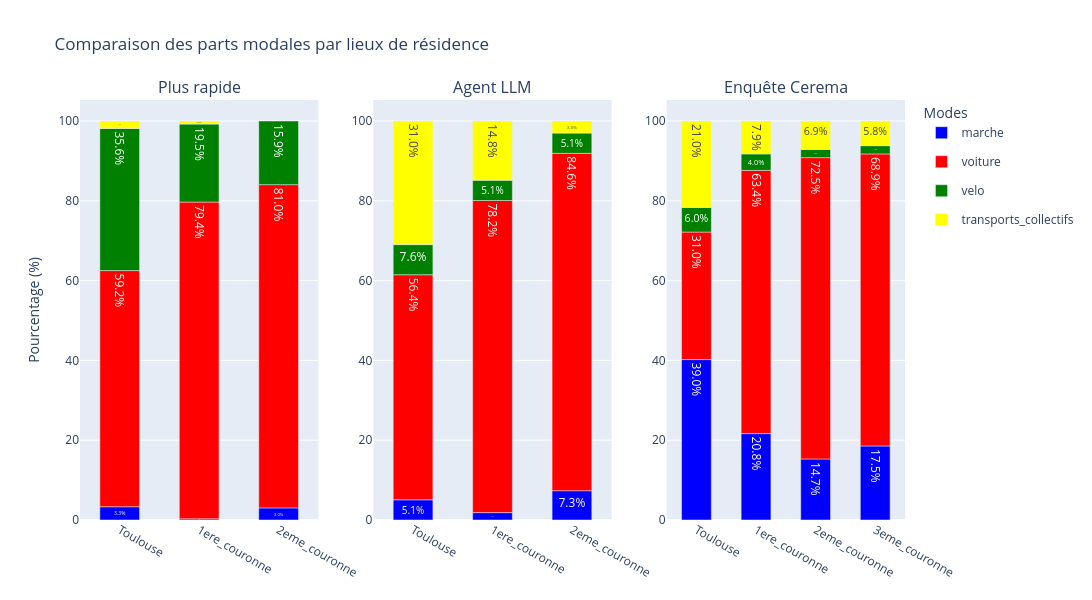

Notebook source saved alongside this figure:
### Code cell
bar_graph(moves, cerema["parts_modales_2023"]["lieu_residence"], "Comparaison des parts modales par lieux de résidence", x_name="Lieu de résidence")

### Figure 1 — Plotly figure (JSON) as saved in the notebook; plotly's stock layout.template omitted (floating-point values rounded to 4 significant figures)
{"data": [{"legendgroup": "marche", "marker": {"color": "blue"}, "name": "marche", "showlegend": true, "text": ["3.3264033264033266", "0.29296875", "3.0379746835443036"], "textposition": "inside", "texttemplate": "%{text:.1f}%", "type": "bar", "x": ["Toulouse", "1ere_couronne", "2eme_couronne"], "xaxis": "x", "y": [48, 3, 12], "yaxis": "y"}, {"legendgroup": "voiture", "marker": {"color": "red"}, "name": "voiture", "showlegend": true, "text": ["59.18225918225918", "79.39453125", "81.0126582278481"], "textposition": "inside", "texttemplate": "%{text:.1f}%", "type": "bar", "x": ["Toulouse", "1ere_couronne", "2eme_couronne"], "xaxis": "x", "y": [854, 813, 320], "yaxis": "y"}, {"legendgroup": "velo", "marker": {"color": "green"}, "name": "velo", "showlegend": true, "text": ["35.62023562023562", "19.53125", "15.949367088607595"], "textposition": "inside", "texttemplate": "%{text:.1f}%", "type": "bar", "x": ["Toulouse", "1ere_couronne", "2eme_couronne"], "xaxis": "x", "y": [514, 200, 63], "yaxis": "y"}, {"legendgroup": "transports_collectifs", "marker": {"color": "yellow"}, "name": "transports_collectifs", "showlegend": true, "text": ["1.8711018711018712", "0.78125"], "textposition": "inside", "texttemplate": "%{text:.1f}%", "type": "bar", "x": ["Toulouse", "1ere_couronne"], "xaxis": "x", "y": [27, 8], "yaxis": "y"}, {"legendgroup": "marche", "marker": {"color": "blue"}, "name": "marche", "showlegend": false, "text": ["5.058905058905059", "1.85546875", "7.341772151898734"], "textposition": "inside", "texttemplate": "%{text:.1f}%", "type": "bar", "x": ["Toulouse", "1ere_couronne", "2eme_couronne"], "xaxis": "x2", "y": [73, 19, 29], "yaxis": "y2"}, {"legendgroup": "voiture", "marker": {"color": "red"}, "name": "voiture", "showlegend": false, "text": ["56.41025641025641", "78.22265625", "84.55696202531645"], "textposition": "inside", "texttemplate": "%{text:.1f}%", "type": "bar", "x": ["Toulouse", "1ere_couronne", "2eme_couronne"], "xaxis": "x2", "y": [814, 801, 334], "yaxis": "y2"}, {"legendgroup": "velo", "marker": {"color": "green"}, "name": "velo", "showlegend": false, "text": ["7.553707553707553", "5.078125", "5.063291139240507"], "textposition": "inside", "texttemplate": "%{text:.1f}%", "type": "bar", "x": ["Toulouse", "1ere_couronne", "2eme_couronne"], "xaxis": "x2", "y": [109, 52, 20], "yaxis": "y2"}, {"legendgroup": "transports_collectifs", "marker": {"color": "yellow"}, "name": "transports_collectifs", "showlegend": false, "text": ["30.97713097713098", "14.84375", "3.0379746835443036"], "textposition": "inside", "texttemplate": "%{text:.1f}%", "type": "bar", "x": ["Toulouse", "1ere_couronne", "2eme_couronne"], "xaxis": "x2", "y": [447, 152, 12], "yaxis": "y2"}, {"legendgroup": "marche", "marker": {"color": "blue"}, "name": "marche", "showlegend": false, "text": ["39.0", "20.792079207920793", "14.705882352941178", "17.475728155339805"], "textposition": "inside", "texttemplate": "%{text:.1f}%", "type": "bar", "x": ["Toulouse", "1ere_couronne", "2eme_couronne", "3eme_couronne"], "xaxis": "x3", "y": [39, 21, 15, 18], "yaxis": "y3"}, {"legendgroup": "voiture", "marker": {"color": "red"}, "name": "voiture", "showlegend": false, "text": ["31.0", "63.366336633663366", "72.54901960784314", "68.93203883495146"], "textposition": "inside", "texttemplate": "%{text:.1f}%", "type": "bar", "x": ["Toulouse", "1ere_couronne", "2eme_couronne", "3eme_couronne"], "xaxis": "x3", "y": [31, 64, 74, 71], "yaxis": "y3"}, {"legendgroup": "velo", "marker": {"color": "green"}, "name": "velo", "showlegend": false, "text": ["6.0", "3.9603960396039604", "1.9607843137254901", "1.9417475728155338"], "textposition": "inside", "texttemplate": "%{text:.1f}%", "type": "bar", "x": ["Toulouse", "1ere_couronne", "2eme_couronne", "3eme_couronne"], "xaxis": "x3", "y": [6, 4, 2, 2], "yaxis": "y3"}, {"legendgroup": "transports_collectifs", "marker": {"color": "yellow"}, "name": "transports_collectifs", "showlegend": false, "text": ["21.0", "7.920792079207921", "6.862745098039216", "5.825242718446602"], "textposition": "inside", "texttemplate": "%{text:.1f}%", "type": "bar", "x": ["Toulouse", "1ere_couronne", "2eme_couronne", "3eme_couronne"], "xaxis": "x3", "y": [21, 8, 7, 6], "yaxis": "y3"}], "layout": {"annotations": [{"font": {"size": 16}, "showarrow": false, "text": "Plus rapide", "x": 0.1444, "xanchor": "center", "xref": "paper", "y": 1, "yanchor": "bottom", "yref": "paper"}, {"font": {"size": 16}, "showarrow": false, "text": "Agent LLM", "x": 0.5, "xanchor": "center", "xref": "paper", "y": 1, "yanchor": "bottom", "yref": "paper"}, {"font": {"size": 16}, "showarrow": false, "text": "Enquête Cerema", "x": 0.8556, "xanchor": "center", "xref": "paper", "y": 1, "yanchor": "bottom", "yref": "paper"}], "bargap": 0.5, "barmode": "relative", "barnorm": "percent", "height": 600, "legend": {"title": {"text": "Modes"}}, "title": {"text": "Comparaison des parts modales par lieux de résidence"}, "width": 1300, "xaxis": {"anchor": "y", "categoryarray": ["Toulouse", "1ere_couronne", "2eme_couronne", "3eme_couronne"], "categoryorder": "array", "domain": [0, 0.2889], "showgrid": false, "type": "category"}, "xaxis2": {"anchor": "y2", "categoryarray": ["Toulouse", "1ere_couronne", "2eme_couronne", "3eme_couronne"], "categoryorder": "array", "domain": [0.3556, 0.6444], "showgrid": false, "type": "category"}, "xaxis3": {"anchor": "y3", "categoryarray": ["Toulouse", "1ere_couronne", "2eme_couronne", "3eme_couronne"], "categoryorder": "array", "domain": [0.7111, 1], "showgrid": false, "type": "category"}, "yaxis": {"anchor": "x", "domain": [0, 1], "title": {"text": "Pourcentage (%)"}}, "yaxis2": {"anchor": "x2", "domain": [0, 1]}, "yaxis3": {"anchor": "x3", "domain": [0, 1]}}}
